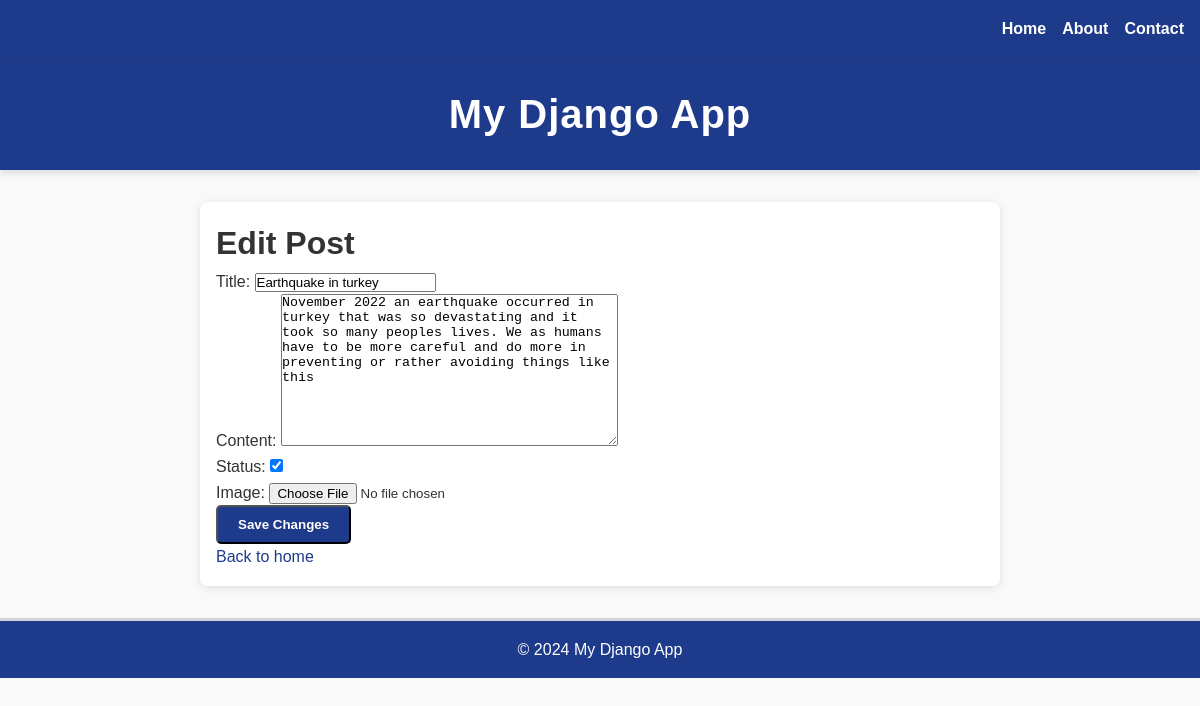
Screenshot of /post/2/edit/ (signed in) with the database file from the repository.
### blog/models.py (models this page shows)
class BlogPost(models.Model):
    title = models.CharField(max_length=200)
    content = models.TextField()
    author = models.ForeignKey(User, on_delete=models.CASCADE)
    status = models.BooleanField(default=False)
    image = models.ImageField(upload_to='images/', blank=True, null=True)
    likes = models.PositiveIntegerField(default=0)
    published_date = models.DateTimeField(auto_now_add=True)

### blog/views.py (the view)
# urls.py: path('post/<int:pk>/edit/', views.edit_post, name='edit_post'),
@login_required
def edit_post(request, pk):
    post = get_object_or_404(BlogPost, pk=pk)
    if request.user != post.author:
        return redirect('post_detail', pk=post.pk)
    if request.method == 'POST':
        form = BlogPostForm(request.POST, instance=post)
        if form.is_valid():
            form.save()
            return redirect('post_detail', pk=post.pk)
    else:
        form = BlogPostForm(instance=post)
    return render(request, 'blog/edit_post.html', {'form': form})

### blog/forms.py
class BlogPostForm(forms.ModelForm):
    class Meta:
        model = BlogPost
        fields = ['title', 'content', 'status', 'image']

### blog/templates/blog/edit_post.html (shortened to what this page needs)
{% extends 'base.html' %}
{% block content %}
    <h1>Edit Post</h1>
    <form method="POST">
        {{ form.as_p }}
        <button type="submit">Save Changes</button>
    </form>
    <a href="{% url 'home' %}">Back to home</a>
{% endblock %}

### BlogSite/static/css/style.css (style rules this page uses)
* { margin: 0; padding: 0; box-sizing: border-box; }
body { font-family: 'Poppins', Arial, sans-serif; background-color: #f9f9f9; color: #333; line-height: 1.6; }
button, a.button { display: inline-block; padding: 0.75em 1.5em; background-color: #1e3a8a; color: #fff; text-decoration: none; border-radius: 5px; font-weight: bold; transition: background-color 0.3s, transform 0.2s; }
a { color: #1e3a8a; text-decoration: none; }

### rows the page displays
BlogPost: title "Earthquake in turkey", content "November 2022 an earthquake occurred in turkey that was so devastating and it took so many peoples lives. We as humans have to be more careful and do more in preventing or rather avoiding things like this", status "☑"
